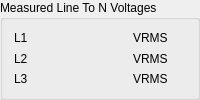
      <widget class="QGroupBox" name="groupBox_13">
       <property name="title">
        <string>Measured Line To N Voltages</string>
       </property>
       <layout class="QGridLayout" name="gridLayout_5">
        <item row="2" column="0">
         <widget class="QLabel" name="label_27">
          <property name="text">
           <string>L3</string>
          </property>
         </widget>
        </item>
        <item row="0" column="1">
         <widget class="CompactEpc" name="compactepc_29">
          <property name="signal_path" stdset="0">
           <string>StatusLineToNVoltages;L1Voltage_measured</string>
          </property>
          <property name="label_override" stdset="0">
           <string/>
          </property>
          <property name="label_visible" stdset="0">
           <bool>false</bool>
          </property>
          <property name="units_visible" stdset="0">
           <bool>false</bool>
          </property>
         </widget>
        </item>
        <item row="0" column="0">
         <widget class="QLabel" name="label_25">
          <property name="text">
           <string>L1</string>
          </property>
         </widget>
        </item>
        <item row="1" column="1">
         <widget class="CompactEpc" name="compactepc_30">
          <property name="signal_path" stdset="0">
           <string>StatusLineToNVoltages;L2Voltage_measured</string>
          </property>
          <property name="label_override" stdset="0">
           <string/>
          </property>
          <property name="label_visible" stdset="0">
           <bool>false</bool>
          </property>
          <property name="units_visible" stdset="0">
           <bool>false</bool>
          </property>
         </widget>
        </item>
        <item row="2" column="1">
         <widget class="CompactEpc" name="compactepc_31">
          <property name="signal_path" stdset="0">
           <string>StatusLineToNVoltages;L3Voltage_measured</string>
          </property>
          <property name="label_override" stdset="0">
           <string/>
          </property>
          <property name="label_visible" stdset="0">
           <bool>false</bool>
          </property>
          <property name="units_visible" stdset="0">
           <bool>false</bool>
          </property>
         </widget>
        </item>
        <item row="1" column="0">
         <widget class="QLabel" name="label_26">
          <property name="text">
           <string>L2</string>
          </property>
         </widget>
        </item>
        <item row="2" column="2">
         <widget class="QLabel" name="label_30">
          <property name="text">
           <string>VRMS</string>
          </property>
         </widget>
        </item>
        <item row="1" column="2">
         <widget class="QLabel" name="label_31">
          <property name="text">
           <string>VRMS</string>
          </property>
         </widget>
        </item>
        <item row="0" column="2">
         <widget class="QLabel" name="label_32">
          <property name="text">
           <string>VRMS</string>
          </property>
         </widget>
        </item>
       </layout>
      </widget>
